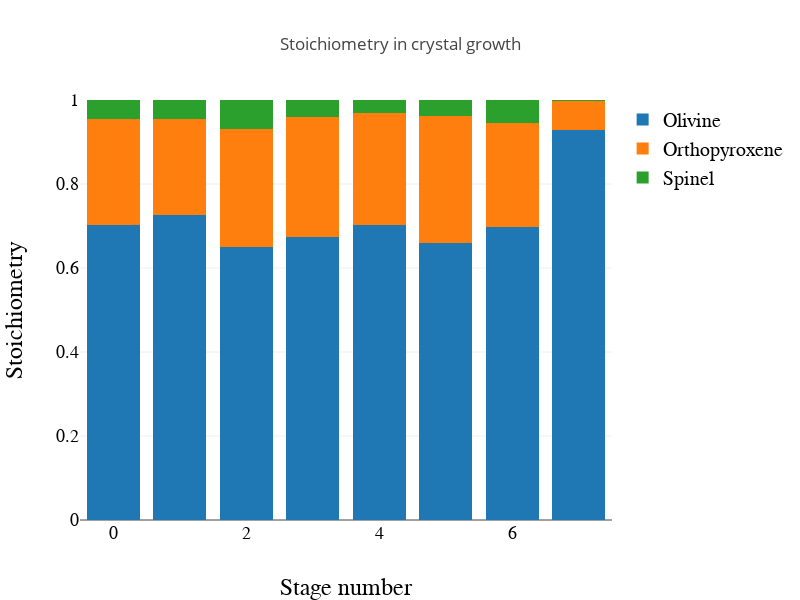

Notebook code for this chart:
### Code cell
Plotly([
    {
        y : funcTools.zipWith((x,y)=>1-x-y)
            (parametersEachStage.growth_stoichiometry_orthopyroxene)
            (parametersEachStage.growth_stoichiometry_spinel),
        name : "Olivine",
        type:"bar"
    },
    {
        y : parametersEachStage.growth_stoichiometry_orthopyroxene,
        name : "Orthopyroxene",
        type:"bar"
    },
    {
        y : parametersEachStage.growth_stoichiometry_spinel,
        name : "Spinel",
        type:"bar"
    }
],
spread(
    middiumSize,
    legend(),
    axis("x", "Stage number"),
    axis("y", "Stoichiometry", [0,1]),
    {
        barmode: "stack",
        title : "Stoichiometry in crystal growth"
    }
))

### Figure 1 — Plotly figure (JSON) as saved in the notebook; plotly's stock layout.template omitted (floating-point values rounded to 4 significant figures)
{"data": [{"name": "Olivine", "type": "bar", "uid": "90f25b", "y": [0.7021, 0.7269, 0.6491, 0.6731, 0.7028, 0.659, 0.6973, 0.9284]}, {"name": "Orthopyroxene", "type": "bar", "uid": "ec4a67", "y": ["0.2530080725893726", "0.22870305044168077", "0.2819693513698579", "0.28715275708719573", "0.2664719901189324", "0.303012977104541", "0.24841598019883962", "0.06984155928331877"]}, {"name": "Spinel", "type": "bar", "uid": "8063d8", "y": ["0.04485833192258648", "0.044435992072757446", "0.06889819555795768", "0.03975776151382103", "0.030719046960382607", "0.03800230386039947", "0.05428058893390205", "0.001755110820758621"]}], "layout": {"barmode": "stack", "height": 600, "legend": {"font": {"color": "#000", "family": "sans-serif", "size": 20}, "traceorder": "normal"}, "title": "Stoichiometry in crystal growth", "width": 800, "xaxis": {"autorange": true, "range": [-0.5, 7.5], "tickfont": {"color": "#000", "family": "sans-serif", "size": 18}, "title": "Stage number", "titlefont": {"color": "#000", "family": "sans-serif", "size": 24}}, "yaxis": {"range": [0, 1], "tickfont": {"color": "#000", "family": "sans-serif", "size": 18}, "title": "Stoichiometry", "titlefont": {"color": "#000", "family": "sans-serif", "size": 24}, "type": "linear"}}}
